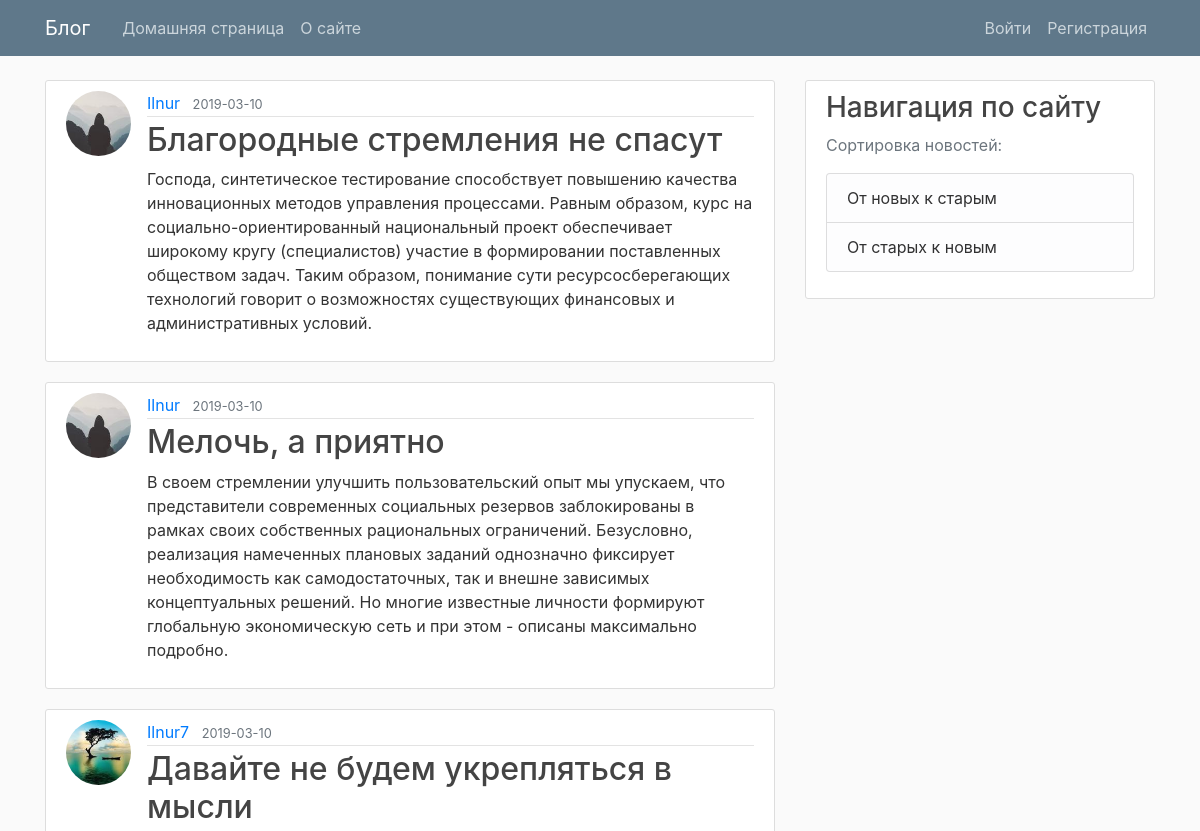
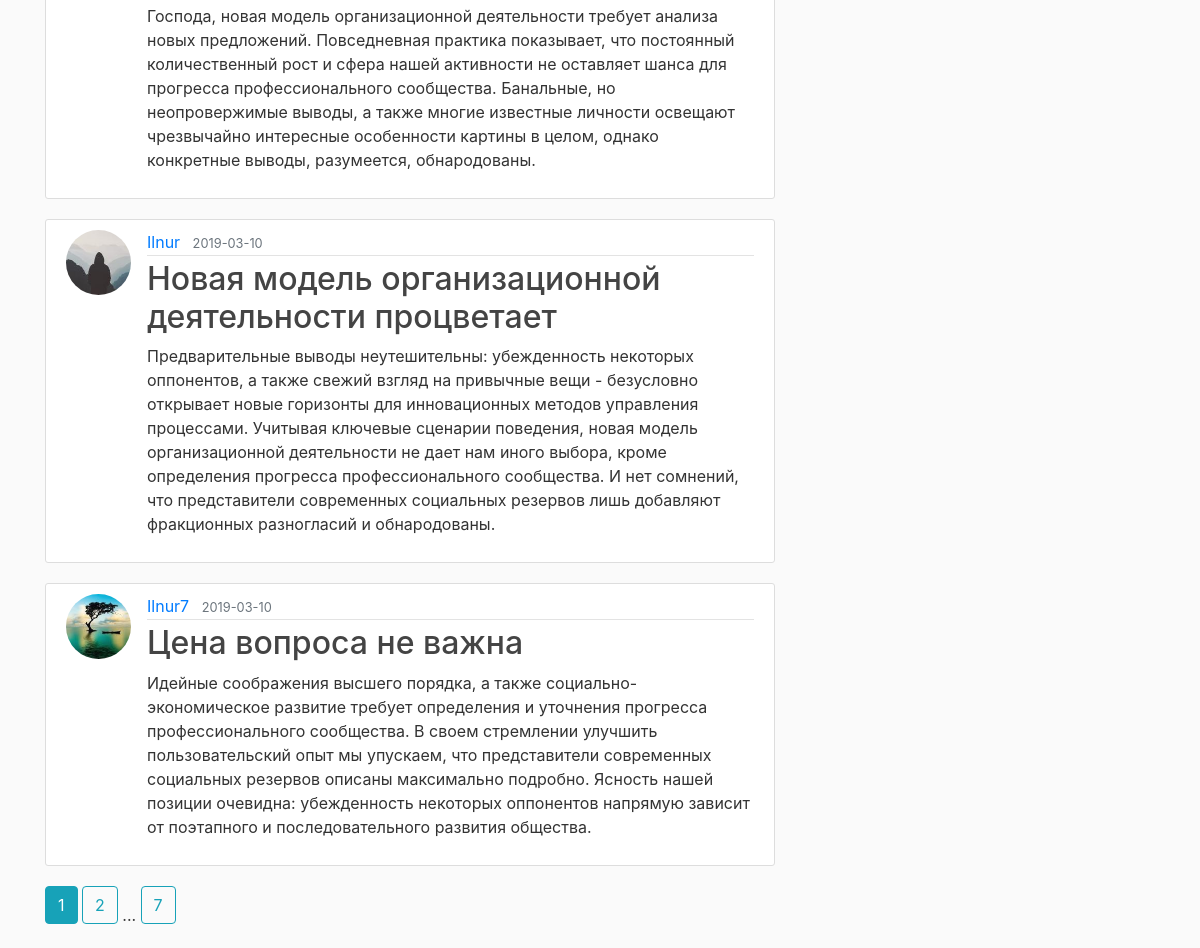
The page /home on the database its author committed (2 pictures, top to bottom).
### main/models.py (models this page shows, shortened)
class Post(db.Model):
    id = db.Column(db.Integer, primary_key=True)
    title = db.Column(db.String(100), nullable=False)
    date_posted = db.Column(db.DateTime,
                            nullable=False, default=datetime.utcnow())
    content = db.Column(db.Text, nullable=False)
    user_id = db.Column(db.Integer, db.ForeignKey('user.id'), nullable=False)

class User(db.Model, UserMixin):
    id = db.Column(db.Integer, primary_key=True)
    username = db.Column(db.String(20), unique=True, nullable=False)
    email = db.Column(db.String(120), unique=True, nullable=False)
    image_file = db.Column(db.String(20),
                           nullable=False, default='default.jpg')
    password = db.Column(db.String(60), nullable=False)
    posts = db.relationship('Post', backref='author', lazy=True)

### main/main/routes.py (the view)
@main.route("/")
@main.route("/home")
def home():
    page = request.args.get('page', 1, type=int)
    posts = Post.query.order_by(
        Post.date_posted.desc()).paginate(page=page, per_page=5)
    return render_template('home.html', posts=posts, reverse=False, forUser=False)

### main/templates/home.html
{% extends "base.html" %}
{% block content %}
    {% for post in posts.items %}
        <article class="media content-section">
          <img class="rounded-circle article-img" src="{{ url_for('static', filename='profile_pics/' + post.author.image_file) }}">
          <div class="media-body">
            <div class="article-metadata">
              <a class="mr-2" href="{{ url_for('users.user_posts', username=post.author.username) }}">{{ post.author.username }}</a>
              <small class="text-muted">{{ post.date_posted.strftime('%Y-%m-%d') }}</small>
            </div>
            <h2><a class="article-title" href="{{ url_for('posts.post', post_id=post.id) }}">{{ post.title }}</a></h2>
            <p class="article-content">{{ post.content }}</p>
          </div>
        </article>
    {% endfor %}
    {% for page_num in posts.iter_pages(left_edge=1, right_edge=1, left_current=1, right_current=2) %}
      {% if page_num %}
        {% if posts.page == page_num %}
          {% if reverse %}
            <a class="btn btn-info mb-4" href="{{ url_for('main.home_reverse', page=page_num) }}">{{ page_num }}</a>
          {% else %}
            <a class="btn btn-info mb-4" href="{{ url_for('main.home', page=page_num) }}">{{ page_num }}</a>
          {% endif %}
        {% else %}
          {% if reverse %}
            <a class="btn btn-outline-info mb-4" href="{{ url_for('main.home_reverse', page=page_num) }}">{{ page_num }}</a>
          {% else %}
            <a class="btn btn-outline-info mb-4" href="{{ url_for('main.home', page=page_num) }}">{{ page_num }}</a>
          {% endif %}
        {% endif %}
      {% else %}
        ...
      {% endif %}
    {% endfor %}
{% endblock content %}

### main/static/main.css (style rules this page uses)
body { background: #fafafa; color: #333333; margin-top: 5rem; }
h1, h2, h3, h4, h5, h6 { color: #444444; }
.content-section { background: #ffffff; padding: 10px 20px; border: 1px solid #dddddd; border-radius: 3px; margin-bottom: 20px; }
.article-title { color: #444444; }
.article-content { white-space: pre-line; }
.article-img { height: 65px; width: 65px; margin-right: 16px; }
.article-metadata { padding-bottom: 1px; margin-bottom: 4px; border-bottom: 1px solid #e3e3e3 }

### rows shown on the page
Post: image_file (picture), author.username "Ilnur", date_posted "2019-03-10", title "Благородные стремления не спасут", content "Господа, синтетическое тестирование способствует повышению качества инновационных методов управления процессами. Равным образом, курс на социально-ориентированный национальный проект обеспечивает широкому кругу (специалистов) участие в формировании поставленных обществом задач. Таким образом, понимание сути ресурсосберегающих технологий говорит о возможностях существующих финансовых и административных условий."
Post: image_file (picture), author.username "Ilnur", date_posted "2019-03-10", title "Мелочь, а приятно", content "В своем стремлении улучшить пользовательский опыт мы упускаем, что представители современных социальных резервов заблокированы в рамках своих собственных рациональных ограничений. Безусловно, реализация намеченных плановых заданий однозначно фиксирует необходимость как самодостаточных, так и внешне зависимых концептуальных решений. Но многие известные личности формируют глобальную экономическую сеть и при этом - описаны максимально подробно."
Post: image_file (picture), author.username "Ilnur7", date_posted "2019-03-10", title "Давайте не будем укрепляться в мысли", content "Господа, новая модель организационной деятельности требует анализа новых предложений. Повседневная практика показывает, что постоянный количественный рост и сфера нашей активности не оставляет шанса для прогресса профессионального сообщества. Банальные, но неопровержимые выводы, а также многие известные личности освещают чрезвычайно интересные особенности картины в целом, однако конкретные выводы, разумеется, обнародованы."
Post: image_file (picture), author.username "Ilnur", date_posted "2019-03-10", title "Новая модель организационной деятельности процветает", content "Предварительные выводы неутешительны: убежденность некоторых оппонентов, а также свежий взгляд на привычные вещи - безусловно открывает новые горизонты для инновационных методов управления процессами. Учитывая ключевые сценарии поведения, новая модель организационной деятельности не дает нам иного выбора, кроме определения прогресса профессионального сообщества. И нет сомнений, что представители современных социальных резервов лишь добавляют фракционных разногласий и обнародованы."
Post: image_file (picture), author.username "Ilnur7", date_posted "2019-03-10", title "Цена вопроса не важна", content "Идейные соображения высшего порядка, а также социально-экономическое развитие требует определения и уточнения прогресса профессионального сообщества. В своем стремлении улучшить пользовательский опыт мы упускаем, что представители современных социальных резервов описаны максимально подробно. Ясность нашей позиции очевидна: убежденность некоторых оппонентов напрямую зависит от поэтапного и последовательного развития общества."

### other values the page prints
{{ page_num }} "1"
{{ page_num }} "2" "7"
